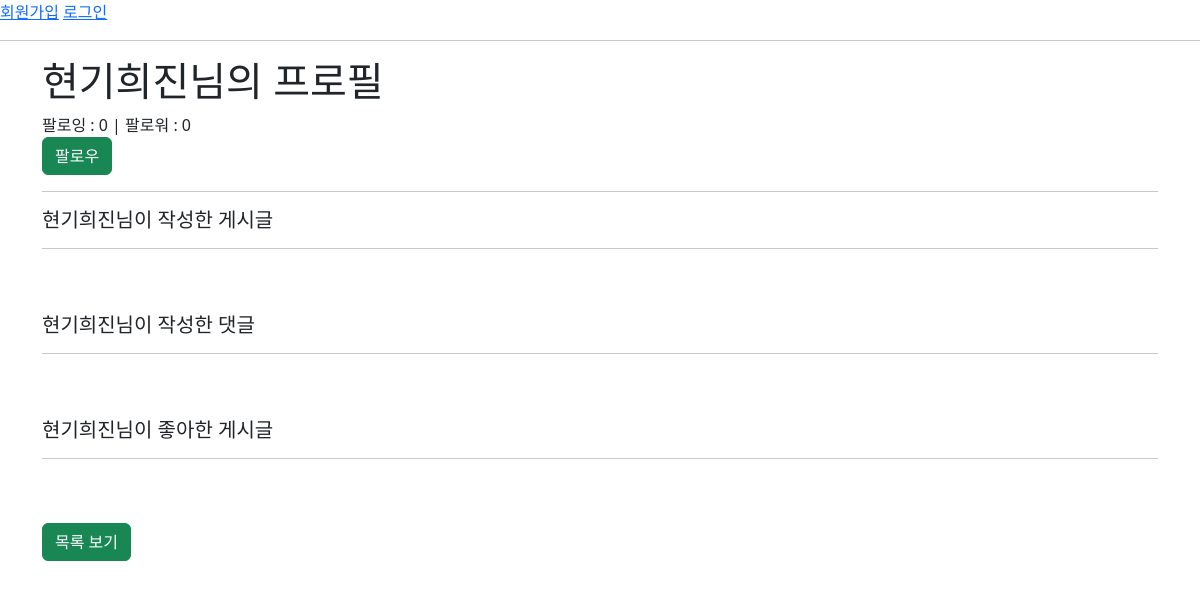
The app's page /accounts/profile/현기희진/, older data.
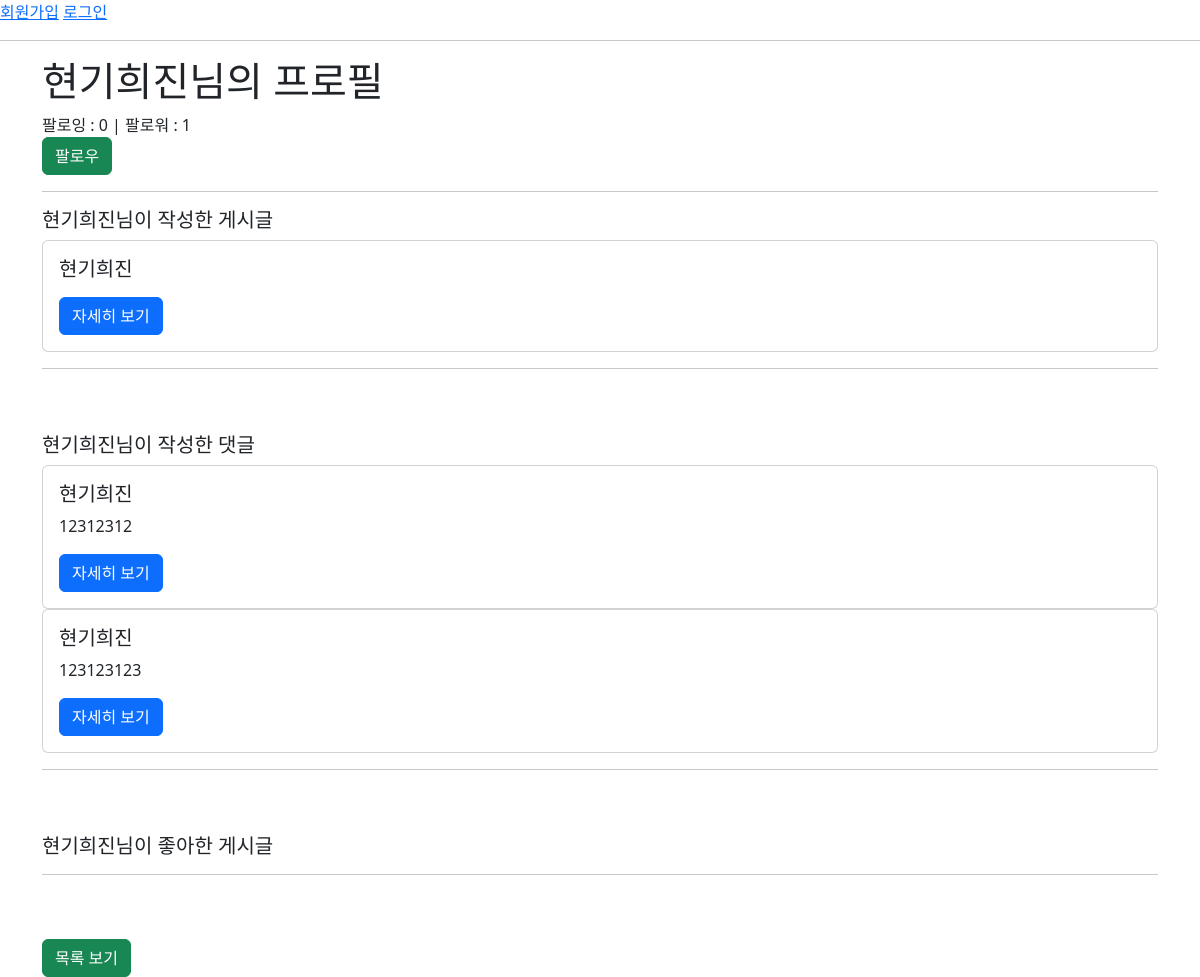
The same page, newer data.
### accounts/models.py (models this page shows)
class User(AbstractUser):
    followings = models.ManyToManyField('self', symmetrical=False, related_name='followers')

### movies/models.py (models this page shows, shortened)
class Movie(models.Model):
    user = models.ForeignKey(settings.AUTH_USER_MODEL, on_delete=models.CASCADE)
    title = models.CharField(max_length=20)
    description = models.TextField()
    like_users = models.ManyToManyField(settings.AUTH_USER_MODEL, related_name="like_movies")

class Comment(models.Model):
    movie = models.ForeignKey(Movie, on_delete=models.CASCADE)
    user  = models.ForeignKey(settings.AUTH_USER_MODEL, on_delete=models.CASCADE)
    content = models.CharField(max_length=200)

### accounts/views.py (the view)
# urls.py: path('profile/<str:username>/', views.profile, name="profile"),
def profile(request, username):
    person = get_user_model().objects.get(username=username)
    context = {
        'person': person,
    }
    return render(request, 'accounts/profile.html', context)

### accounts/templates/accounts/profile.html (shortened to what this page needs)
{% extends 'base.html' %}
{% block content %}
  <h1>{{ person.username }}님의 프로필</h1>
  <div>
    팔로잉 : {{ person.followings.count }} | 팔로워 : {{ person.followers.count }}
  </div>
  <form action="{% url 'accounts:follow' person.pk %}" method="POST">
    {% if request.user in person.followers.all %}
      <button type="submit" class="btn btn-danger">언팔로우</button>
    {% else %}
      <button type="submit" class="btn btn-success">팔로우</button>
    {% endif %}
  </form>
  <hr>
  <h5>{{ person.username }}님이 작성한 게시글</h5>
  {% for movie in person.movie_set.all %}
  <div class="card">
    <div class="card-body">
        <h5 class="card-title">{{ movie.title }}</h5>
        <a href="{% url 'movies:detail' movie.pk %}" class="btn btn-primary">자세히 보기</a>
    </div>
  </div>
  {% endfor %}
  <hr><br><br>
  <h5>{{ person.username }}님이 작성한 댓글</h5>
  {% for comment in person.comment_set.all %}
  <div class="card">
    <div class="card-body">
        <h5 class="card-title">{{ comment.movie.title }}</h5>
        <p class="card-text">{{ comment.content }}</p>
        <a href="{% url 'movies:detail' comment.movie.pk %}" class="btn btn-primary">자세히 보기</a>
    </div>
  </div>
  {% endfor %}
  <hr><br><br>
  <h5>{{ person.username }}님이 좋아한 게시글</h5>
  <hr><br><br>
  <a href="{% url 'movies:index' %}" class="btn btn-success">목록 보기</a>
{% endblock content %}

Row changes from the older to the newer data that the page shows:
removed User: username "현기희진", followings.count "0", followers.count "0"
added User: username "현기희진", followings.count "0", followers.count "1"
now on this page (row edited): Movie: title "현기희진"
added Comment: movie "현기희진", content "12312312"
added Comment: movie "현기희진", content "123123123"
